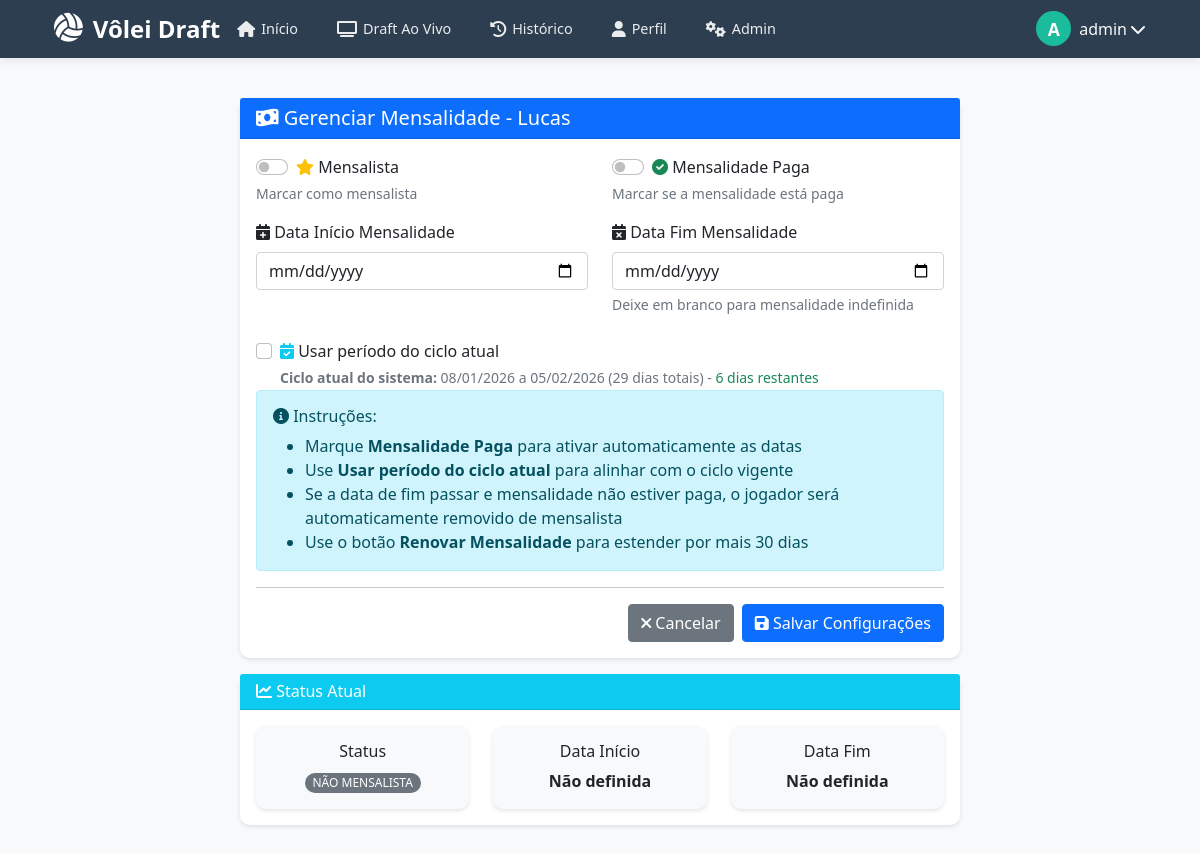
/admin/jogador/20/gerenciar_mensalidade (signed in), run on an earlier commit of the app's database.
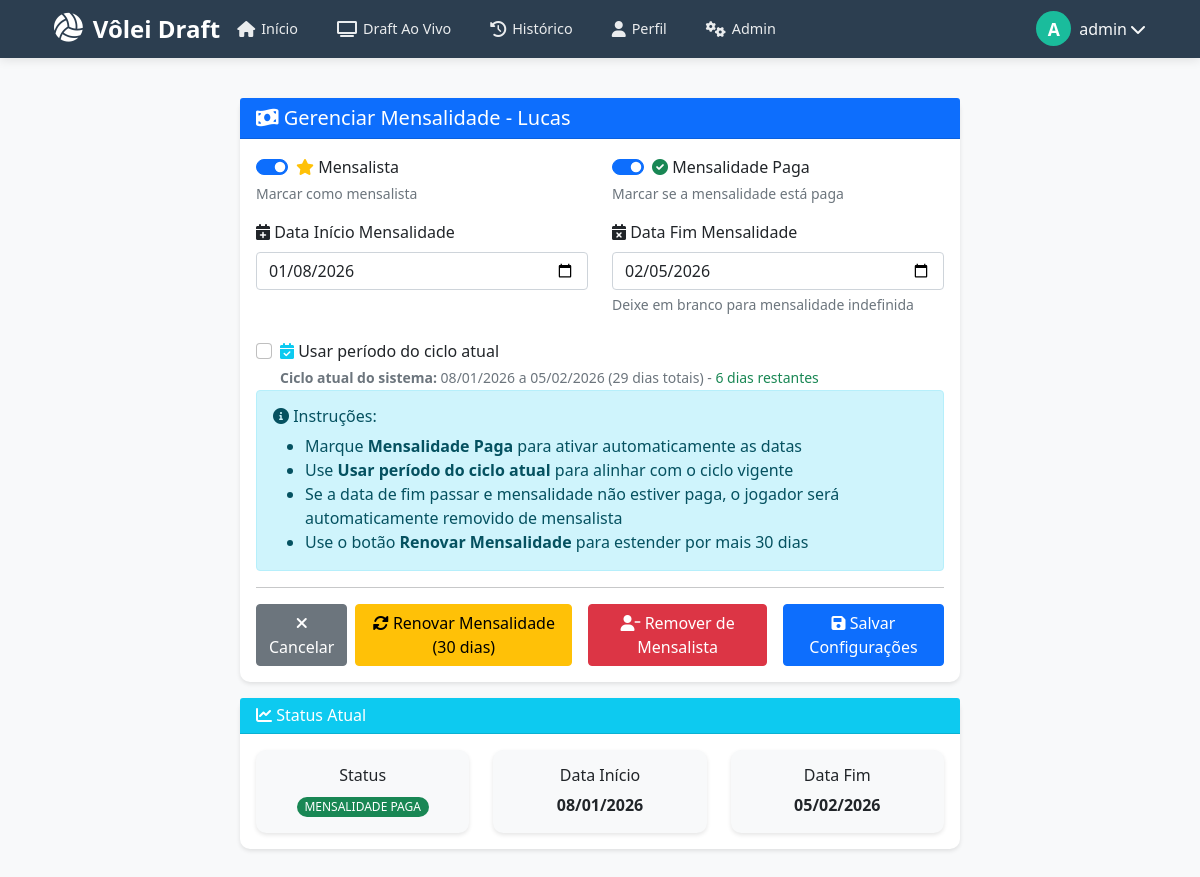
And on a later commit of the database.
### app.py (models this page shows, shortened)
class Jogador(db.Model):
    id = db.Column(db.Integer, primary_key=True)
    nome = db.Column(db.String(100), nullable=False)
    apelido = db.Column(db.String(50))
    posicao = db.Column(db.String(50))
    nivel = db.Column(db.String(20), default='intermediario')
    telefone = db.Column(db.String(20))
    mensalista = db.Column(db.Boolean, default=False)
    mensalidade_paga = db.Column(db.Boolean, default=False)  # NOVO CAMPO
    data_inicio_mensalidade = db.Column(db.Date)  # NOVO CAMPO
    data_fim_mensalidade = db.Column(db.Date)  # NOVO CAMPO
    capitao = db.Column(db.Boolean, default=False)
    ordem_capitao = db.Column(db.Integer, default=0)
    ativo = db.Column(db.Boolean, default=True)
    data_cadastro = db.Column(db.DateTime, default=datetime.utcnow)
    rating = db.Column(db.Integer, default=1000)
    foto_perfil = db.Column(db.String(200))
    altura = db.Column(db.String(10))
    data_nascimento = db.Column(db.Date)
    cidade = db.Column(db.String(100))
    user = db.relationship('User', back_populates='jogador', uselist=False, cascade="all, delete-orphan")

### app.py (the view, shortened to what this page needs)
@app.route('/admin/jogador/<int:id>/gerenciar_mensalidade', methods=['GET', 'POST'])
@admin_required
def gerenciar_mensalidade(id):
    jogador = Jogador.query.get_or_404(id)
    ciclo_atual_inicio, ciclo_atual_fim = obter_ciclo_das_configuracoes()
    dias_restantes_ciclo = 0
    if ciclo_atual_inicio and ciclo_atual_fim:
        hoje = date.today()
        dias_total_ciclo = (ciclo_atual_fim - ciclo_atual_inicio).days + 1
        if ciclo_atual_inicio <= hoje <= ciclo_atual_fim:
            dias_no_ciclo = (hoje - ciclo_atual_inicio).days + 1
            dias_restantes_ciclo = dias_total_ciclo - dias_no_ciclo + 1
        elif hoje < ciclo_atual_inicio:
            dias_restantes_ciclo = dias_total_ciclo
        else:
            dias_restantes_ciclo = 0
    dias_restantes = None
    if jogador.data_fim_mensalidade:
        hoje = date.today()
        dias = (jogador.data_fim_mensalidade - hoje).days
        dias_restantes = dias
    return render_template('admin/gerenciar_mensalidade.html',
                         jogador=jogador,
                         dias_restantes=dias_restantes,
                         ciclo_atual_inicio=ciclo_atual_inicio,
                         ciclo_atual_fim=ciclo_atual_fim,
                         dias_restantes_ciclo=dias_restantes_ciclo)

### app.py (called while the page is built)
def admin_required(f):
    @wraps(f)
    def decorated_function(*args, **kwargs):
        if not current_user.is_authenticated or current_user.role != 'admin':
            flash('Acesso restrito a administradores!', 'danger')
            return redirect(url_for('login'))
        return f(*args, **kwargs)
    return decorated_function

@login_manager.user_loader
def load_user(user_id):
    return User.query.get(int(user_id))

@app.before_request
def check_profile_completion():
    if current_user.is_authenticated:
        exempt_routes = ['completar_perfil', 'logout', 'static', 'login']
        if request.endpoint in exempt_routes:
            return
        if current_user.role == 'admin':
            return
        if not current_user.jogador_id:
            if request.endpoint != 'completar_perfil':
                flash('Complete seu perfil de jogador para continuar.', 'info')
                return redirect(url_for('completar_perfil'))

def format_date_func(value, format='%d/%m/%Y'):
    if value:
        if isinstance(value, datetime):
            return value.strftime(format)
        elif isinstance(value, date):
            return value.strftime(format)
    return ''

### templates/admin/gerenciar_mensalidade.html (shortened to what the changed rows need)
{% extends "admin/base.html" %}
{% block admin_content %}
<div class="row justify-content-center">
    <div class="col-md-8">
        <div class="card">
            <div class="card-header bg-primary text-white">
                <h5 class="mb-0">
                    <i class="fas fa-money-bill-wave"></i> Gerenciar Mensalidade - {{ jogador.nome }}
                </h5>
            </div>
            <div class="card-body">
                <form method="POST" action="{{ url_for('gerenciar_mensalidade', id=jogador.id) }}">
                    <div class="row mb-3">
                        <div class="col-md-6">
                            <div class="form-check form-switch">
                                <input class="form-check-input" type="checkbox" id="mensalista" name="mensalista" {% if
                                    jogador.mensalista %}checked{% endif %}>
                                <label class="form-check-label" for="mensalista">
                                    <i class="fas fa-star text-warning"></i> Mensalista
                                </label>
                            </div>
                        </div>
                        <div class="col-md-6">
                            <div class="form-check form-switch">
                                <input class="form-check-input" type="checkbox" id="mensalidade_paga"
                                    name="mensalidade_paga" {% if jogador.mensalidade_paga %}checked{% endif %}>
                                <label class="form-check-label" for="mensalidade_paga">
                                    <i class="fas fa-check-circle text-success"></i> Mensalidade Paga
                                </label>
                            </div>
                        </div>
                    </div>
                    <div class="row">
                        <div class="col-md-6 mb-3">
                            <label for="data_inicio_mensalidade" class="form-label">
                                <i class="fas fa-calendar-plus"></i> Data Início Mensalidade
                            </label>
                            <input type="date" class="form-control" id="data_inicio_mensalidade"
                                name="data_inicio_mensalidade"
                                value="{{ jogador.data_inicio_mensalidade.strftime('%Y-%m-%d') if jogador.data_inicio_mensalidade else '' }}">
                        </div>
                        <div class="col-md-6 mb-3">
                            <label for="data_fim_mensalidade" class="form-label">
                                <i class="fas fa-calendar-times"></i> Data Fim Mensalidade
                            </label>
                            <input type="date" class="form-control" id="data_fim_mensalidade"
                                name="data_fim_mensalidade"
                                value="{{ jogador.data_fim_mensalidade.strftime('%Y-%m-%d') if jogador.data_fim_mensalidade else '' }}">
                            <div class="form-text">Deixe em branco para mensalidade indefinida</div>
                        </div>
                    </div>
                    <div class="d-grid gap-2 d-md-flex justify-content-md-end">
                        <a href="{{ url_for('admin_jogadores') }}" class="btn btn-secondary">
                            <i class="fas fa-times"></i> Cancelar
                        </a>
                        {% if jogador.mensalista %}
                        <a href="{{ url_for('renovar_mensalidade', id=jogador.id) }}" class="btn btn-warning me-2">
                            <i class="fas fa-sync-alt"></i> Renovar Mensalidade (30 dias)
                        </a>
                        <a href="{{ url_for('remover_mensalista', id=jogador.id) }}" class="btn btn-danger me-2"
                            onclick="return confirm('Remover {{ jogador.nome }} da lista de mensalistas?')">
                            <i class="fas fa-user-minus"></i> Remover de Mensalista
                        </a>
                        {% endif %}
                        <button type="submit" class="btn btn-primary">
                            <i class="fas fa-save"></i> Salvar Configurações
                        </button>
                    </div>
                </form>
            </div>
        </div>
        <div class="card mt-3">
            <div class="card-body">
                <div class="row">
                    <div class="col-md-4 text-center">
                        <div class="card bg-light">
                            <div class="card-body">
                                <h6>Status</h6>
                                {% if jogador.mensalista %}
                                {% if jogador.mensalidade_paga %}
                                <span class="badge bg-success">MENSALIDADE PAGA</span>
                                {% else %}
                                <span class="badge bg-warning">MENSALIDADE PENDENTE</span>
                                {% endif %}
                                {% else %}
                                <span class="badge bg-secondary">NÃO MENSALISTA</span>
                                {% endif %}
                            </div>
                        </div>
                    </div>
                    <div class="col-md-4 text-center">
                        <div class="card bg-light">
                            <div class="card-body">
                                <h6>Data Início</h6>
                                <strong>
                                    {% if jogador.data_inicio_mensalidade %}
                                    {{ format_date(jogador.data_inicio_mensalidade) }}
                                    {% else %}
                                    Não definida
                                    {% endif %}
                                </strong>
                            </div>
                        </div>
                    </div>
                    <div class="col-md-4 text-center">
                        <div class="card bg-light">
                            <div class="card-body">
                                <h6>Data Fim</h6>
                                <strong>
                                    {% if jogador.data_fim_mensalidade %}
                                    {{ format_date(jogador.data_fim_mensalidade) }}
                                        {% else %}
                                        Não definida
                                        {% endif %}
                                </strong>
                            </div>
                        </div>
                    </div>
                </div>
            </div>
        </div>
    </div>
</div>
{% endblock %}

What changed in the data, as far as the page shows it:
changed Jogador "Lucas": mensalista "☐" → "☑"; mensalidade_paga "☐" → "☑"; data_inicio_mensalidade (not shown) → "01/08/2026"; data_fim_mensalidade (not shown) → "02/05/2026"; data_inicio_mensalidade (not shown) → "08/01/2026"; data_fim_mensalidade (not shown) → "05/02/2026"
Also different on the page:
text no longer shown: "NÃO MENSALISTA Não definida Não definida"
text now shown: "Renovar Mensalidade (30 dias) Remover de Mensalista MENSALIDADE PAGA"
